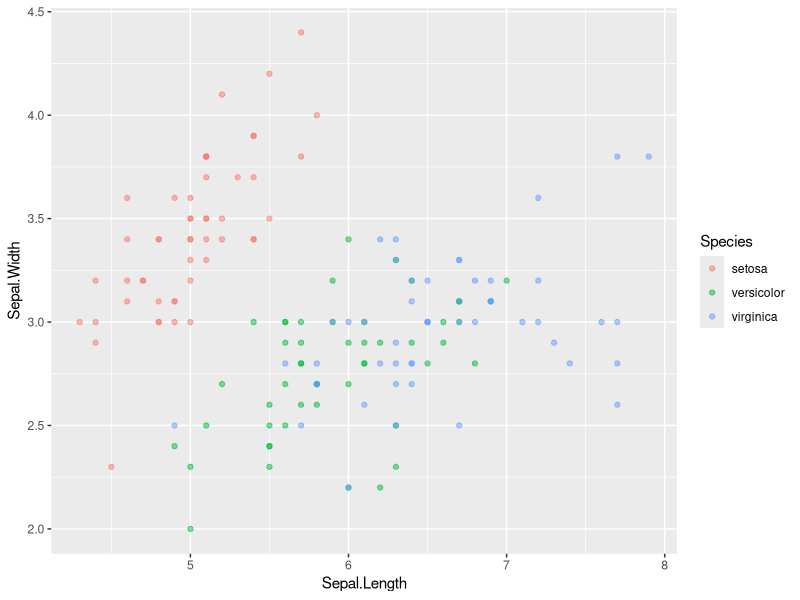
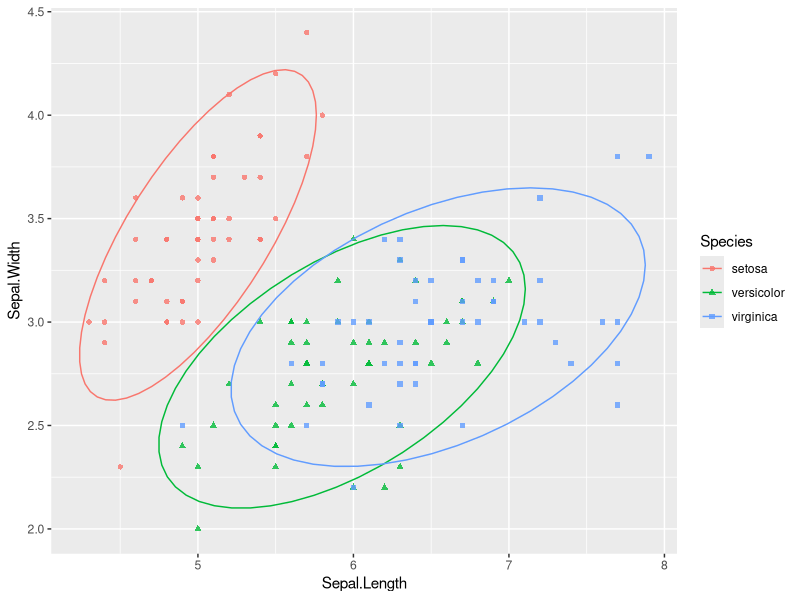

Generate these figures, in order, with R:
library(tidyverse)

data("iris")

ggplot(aes(x=Sepal.Length,y=Sepal.Width,colour=Species),data=iris)+
  geom_point(alpha=0.5)

# more customization
ggplot(aes(x=Sepal.Length,y=Sepal.Width,colour=Species,shape=Species),data=iris)+
  geom_point(alpha=0.8)+
  stat_ellipse()

iris.pca <- iris %>%
  dplyr::select(1:4) %>%
  prcomp()
